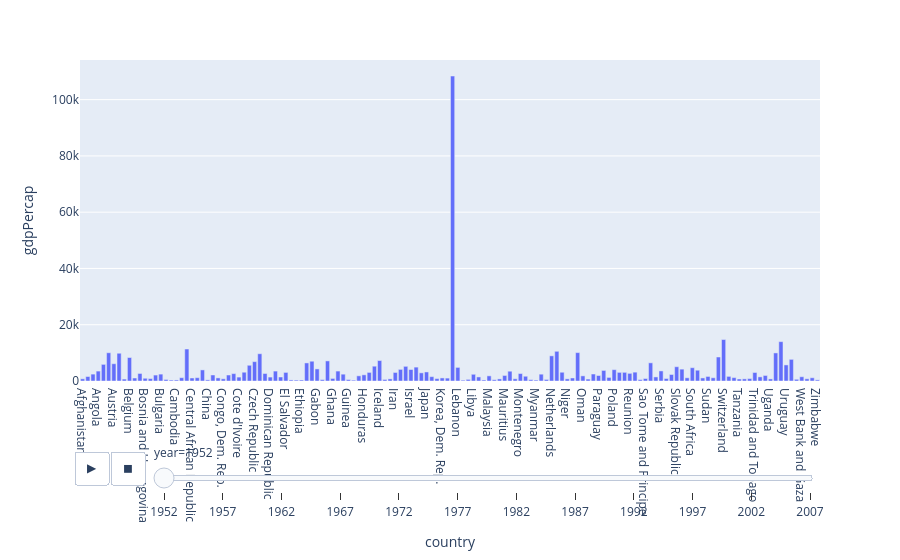

Notebook code for this chart:
### Code cell
px.bar(df, x = 'country',  y = 'gdpPercap', animation_frame='year')

### Figure 1 — Plotly figure (JSON) as saved in the notebook; plotly's stock layout.template omitted (floating-point values rounded to 4 significant figures; data arrays with more than 128 entries replaced by an {"elided": "..."} marker saying what was removed)
{"data": [{"hovertemplate": "year=1952<br>country=%{x}<br>gdpPercap=%{y}<extra></extra>", "legendgroup": "", "marker": {"color": "#636efa", "pattern": {"shape": ""}}, "name": "", "orientation": "v", "showlegend": false, "textposition": "auto", "type": "bar", "x": {"elided": "142 str values"}, "xaxis": "x", "y": {"elided": "142 float values"}, "yaxis": "y"}], "layout": {"barmode": "relative", "legend": {"tracegroupgap": 0}, "margin": {"t": 60}, "sliders": [{"active": 0, "currentvalue": {"prefix": "year="}, "len": 0.9, "pad": {"b": 10, "t": 60}, "steps": [{"args": [["1952"], {"frame": {"duration": 0, "redraw": true}, "fromcurrent": true, "mode": "immediate", "transition": {"duration": 0, "easing": "linear"}}], "label": "1952", "method": "animate"}, {"args": [["1957"], {"frame": {"duration": 0, "redraw": true}, "fromcurrent": true, "mode": "immediate", "transition": {"duration": 0, "easing": "linear"}}], "label": "1957", "method": "animate"}, {"args": [["1962"], {"frame": {"duration": 0, "redraw": true}, "fromcurrent": true, "mode": "immediate", "transition": {"duration": 0, "easing": "linear"}}], "label": "1962", "method": "animate"}, {"args": [["1967"], {"frame": {"duration": 0, "redraw": true}, "fromcurrent": true, "mode": "immediate", "transition": {"duration": 0, "easing": "linear"}}], "label": "1967", "method": "animate"}, {"args": [["1972"], {"frame": {"duration": 0, "redraw": true}, "fromcurrent": true, "mode": "immediate", "transition": {"duration": 0, "easing": "linear"}}], "label": "1972", "method": "animate"}, {"args": [["1977"], {"frame": {"duration": 0, "redraw": true}, "fromcurrent": true, "mode": "immediate", "transition": {"duration": 0, "easing": "linear"}}], "label": "1977", "method": "animate"}, {"args": [["1982"], {"frame": {"duration": 0, "redraw": true}, "fromcurrent": true, "mode": "immediate", "transition": {"duration": 0, "easing": "linear"}}], "label": "1982", "method": "animate"}, {"args": [["1987"], {"frame": {"duration": 0, "redraw": true}, "fromcurrent": true, "mode": "immediate", "transition": {"duration": 0, "easing": "linear"}}], "label": "1987", "method": "animate"}, {"args": [["1992"], {"frame": {"duration": 0, "redraw": true}, "fromcurrent": true, "mode": "immediate", "transition": {"duration": 0, "easing": "linear"}}], "label": "1992", "method": "animate"}, {"args": [["1997"], {"frame": {"duration": 0, "redraw": true}, "fromcurrent": true, "mode": "immediate", "transition": {"duration": 0, "easing": "linear"}}], "label": "1997", "method": "animate"}, {"args": [["2002"], {"frame": {"duration": 0, "redraw": true}, "fromcurrent": true, "mode": "immediate", "transition": {"duration": 0, "easing": "linear"}}], "label": "2002", "method": "animate"}, {"args": [["2007"], {"frame": {"duration": 0, "redraw": true}, "fromcurrent": true, "mode": "immediate", "transition": {"duration": 0, "easing": "linear"}}], "label": "2007", "method": "animate"}], "x": 0.1, "xanchor": "left", "y": 0, "yanchor": "top"}], "updatemenus": [{"buttons": [{"args": [null, {"frame": {"duration": 500, "redraw": true}, "fromcurrent": true, "mode": "immediate", "transition": {"duration": 500, "easing": "linear"}}], "label": "&#9654;", "method": "animate"}, {"args": [[null], {"frame": {"duration": 0, "redraw": true}, "fromcurrent": true, "mode": "immediate", "transition": {"duration": 0, "easing": "linear"}}], "label": "&#9724;", "method": "animate"}], "direction": "left", "pad": {"r": 10, "t": 70}, "showactive": false, "type": "buttons", "x": 0.1, "xanchor": "right", "y": 0, "yanchor": "top"}], "xaxis": {"anchor": "y", "domain": [0, 1], "title": {"text": "country"}}, "yaxis": {"anchor": "x", "domain": [0, 1], "title": {"text": "gdpPercap"}}}}
